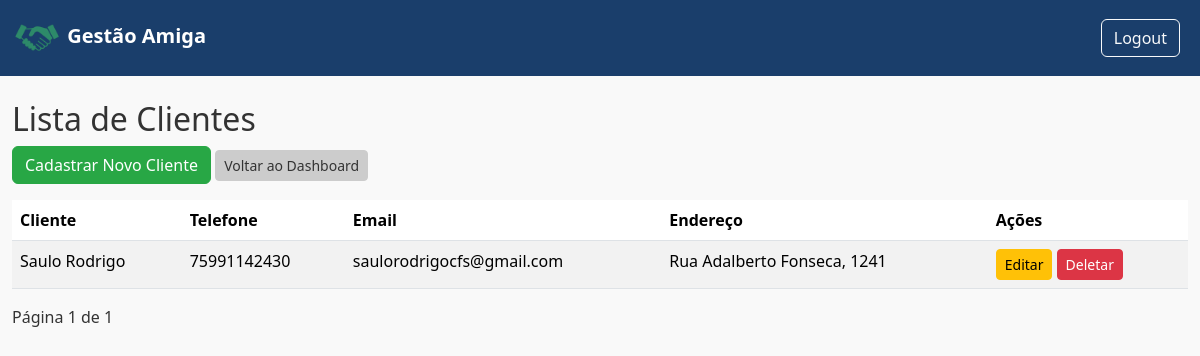
Page /clientes/9/ (signed in) on the committed database.
### gestao/models.py (models this page shows, shortened)
class Cliente(models.Model):
    usuario = models.ForeignKey(User, on_delete=models.CASCADE)
    loja = models.ForeignKey(Loja, on_delete=models.CASCADE, default=1)
    nome = models.CharField(max_length=100)
    email = models.EmailField(blank=True, null=True)
    telefone = models.CharField(max_length=20, blank = True, null=True)
    endereco = models.TextField(blank = True, null=True)
    data_cadastro = models.DateTimeField(auto_now_add=True)
    total_compras = models.IntegerField(default=0)

### gestao/views.py (the view)
# urls.py: path('clientes/<int:loja_id>/', views.lista_clientes, name='lista_clientes'),
@login_required
def lista_clientes(request, loja_id):
    clientes = Cliente.objects.filter(usuario=request.user, loja_id=loja_id).order_by('-id')
    paginator = Paginator(clientes, 10)
    page_number = request.GET.get('page')
    page_obj = paginator.get_page(page_number)
    return render(request, 'financeiro/lista_clientes.html', {'clientes': page_obj, 'loja_id': loja_id, 'page_obj': page_obj} )

### templates/financeiro/lista_clientes.html (shortened to what this page needs)
{% extends 'base.html' %}
{% block content %}
<h2>Lista de Clientes</h2>
<a href="{% url 'cadastrar_cliente' loja_id=loja_id %}" class="btn btn-primary">Cadastrar Novo Cliente</a>
<a href="{% url 'dashboard_loja' loja_id %}" class="btn btn-secondary btn-sm">Voltar ao Dashboard</a>
<div class="table-responsive mt-3">
<table class="table table-striped">
    <thead>
        <tr>
            <th>Cliente</th>
            <th>Telefone</th>
            <th>Email</th>
            <th>Endereço</th>
            <th>Ações</th>
        </tr>
    </thead>
    <tbody>
        {% for cliente in page_obj %}
        <tr>
            <td>{{ cliente.nome }}</td>
            <td>{{ cliente.telefone }}</td>
            <td>{{ cliente.email }}</td>
            <td>{{ cliente.endereco }}</td>
            <td>
                <a href="{% url 'editar_cliente' loja_id=loja_id pk=cliente.pk %}" class="btn btn-warning btn-sm">Editar</a>
                <a href="{% url 'deletar_cliente' loja_id=loja_id pk=cliente.pk %}" class="btn btn-danger btn-sm">Deletar</a>
            </td>
        </tr>
        {% empty %}
        <tr>
            <td colspan="6">Nenhum cliente cadastrado</td>
        </tr>
        {% endfor %}
    </tbody>
</table>
</div>
<div class="pagination">
    <span>Página {{ page_obj.number }} de {{ page_obj.paginator.num_pages }}</span>
</div>
{% endblock %}

### static/css/estilo.css (style rules this page uses)
:root { --cor-fundo: #f9f9f9; --cor-primaria: #1a3e6b; --cor-secundaria: #28a745; --cor-texto: #333333; --cor-borda: #e0e0e0; }
body { background-color: var(--cor-fundo); color: var(--cor-texto); }
.btn-primary { background-color: var(--cor-secundaria); border-color: var(--cor-secundaria); color: white; }
.btn-secondary { background-color: #cccccc; border-color: #cccccc; color: #333333; }
.btn-danger { background-color: #dc3545; border-color: #dc3545; color: #fff; }

### rows in the picture
Cliente: nome "Saulo Rodrigo", telefone "75991142430", email "saulorodrigocfs@gmail.com", endereco "Rua Adalberto Fonseca, 1241"

### other values in the picture
{{ page_obj.number }} "1"
{{ page_obj.paginator.num_pages }} "1"
